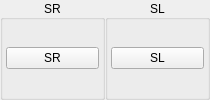
              <widget class="QWidget" name="buttonShoulderButtonsSLSRRight" native="true">
               <layout class="QHBoxLayout" name="horizontalLayout_8">
                <property name="spacing">
                 <number>0</number>
                </property>
                <property name="leftMargin">
                 <number>0</number>
                </property>
                <property name="topMargin">
                 <number>0</number>
                </property>
                <property name="rightMargin">
                 <number>0</number>
                </property>
                <property name="bottomMargin">
                 <number>0</number>
                </property>
                <item>
                 <widget class="QGroupBox" name="buttonShoulderButtonsSRRightGroup">
                  <property name="title">
                   <string>SR</string>
                  </property>
                  <property name="alignment">
                   <set>Qt::AlignmentFlag::AlignCenter</set>
                  </property>
                  <layout class="QVBoxLayout" name="buttonShoulderButtonsSRRightVerticalLayout">
                   <property name="spacing">
                    <number>3</number>
                   </property>
                   <property name="leftMargin">
                    <number>3</number>
                   </property>
                   <property name="topMargin">
                    <number>3</number>
                   </property>
                   <property name="rightMargin">
                    <number>3</number>
                   </property>
                   <property name="bottomMargin">
                    <number>3</number>
                   </property>
                   <item>
                    <widget class="QPushButton" name="buttonSRRight">
                     <property name="minimumSize">
                      <size>
                       <width>70</width>
                       <height>0</height>
                      </size>
                     </property>
                     <property name="maximumSize">
                      <size>
                       <width>120</width>
                        <height>16777215</height>
                      </size>
                     </property>
                     <property name="styleSheet">
                      <string notr="true">min-width: 85px;</string>
                     </property>
                     <property name="text">
                      <string>SR</string>
                     </property>
                    </widget>
                   </item>
                  </layout>
                 </widget>
                </item>
                <item>
                 <widget class="QGroupBox" name="buttonShoulderButtonsSLRightGroup">
                  <property name="title">
                   <string>SL</string>
                  </property>
                  <property name="alignment">
                   <set>Qt::AlignmentFlag::AlignCenter</set>
                  </property>
                  <layout class="QVBoxLayout" name="buttonShoulderButtonsSLRightVerticalLayout">
                   <property name="spacing">
                    <number>3</number>
                   </property>
                   <property name="leftMargin">
                    <number>3</number>
                   </property>
                   <property name="topMargin">
                    <number>3</number>
                   </property>
                   <property name="rightMargin">
                    <number>3</number>
                   </property>
                   <property name="bottomMargin">
                    <number>3</number>
                   </property>
                   <item>
                    <widget class="QPushButton" name="buttonSLRight">
                     <property name="minimumSize">
                      <size>
                       <width>70</width>
                       <height>0</height>
                      </size>
                     </property>
                     <property name="maximumSize">
                      <size>
                       <width>120</width>
                        <height>16777215</height>
                      </size>
                     </property>
                     <property name="styleSheet">
                      <string notr="true">min-width: 85px;</string>
                     </property>
                     <property name="text">
                      <string>SL</string>
                     </property>
                    </widget>
                   </item>
                  </layout>
                 </widget>
                </item>
               </layout>
              </widget>
